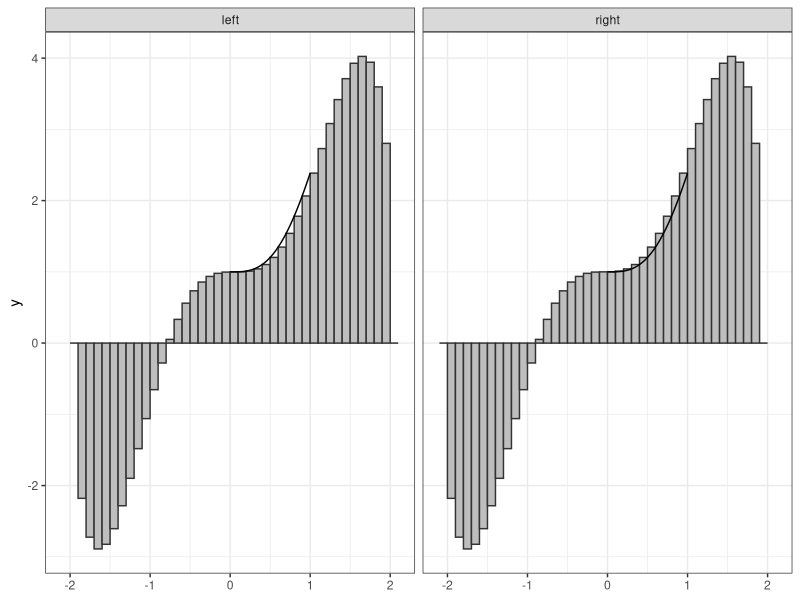

This figure's R source: (Note: this script raises an error after producing the figure.)
## ---- chunk 1
f <- function(x) {
    (x^3 * cos(x/2) + 1/2) * sqrt(4 - x^2)
}

## ---- chunk 2
res <- integrate(f, -2, 2, abs.tol = 1e-10)
# Get 10 digits:
sprintf("%0.09f", res$value)
## ---- chunk 3
library(tibble)
library(dplyr)
library(ggplot2)

from_left <- tibble(x = seq(-2, 2, .1), xmin = x, xmax = x + .1, y = f(x), type = "left")
from_right <- tibble(x = seq(-2, 2, .1), xmin = x - .1, xmax = x, y = f(x), type = "right")

rects <- bind_rows(from_left, from_right)

ggplot(rects, aes(xmin = xmin, xmax = xmax, ymin = 0, ymax = y)) +
  geom_rect(fill = "grey", color = "grey20") +
  facet_wrap(~type) +
  geom_function(fun = f) +
  theme_bw()

## ---- chunk 4
tol <- 10e-10/2
delta <- .5
n <- 0
iter_diff <- Inf # something big
area <- 0

# It's Always a good idea to have a maximum number of iterations to prevent
# while loops running forever.
while(iter_diff > tol & n < 100) {
  n <- n + 1
  delta <- delta/2
  from_left <- tibble(x = seq(-2, 2, delta), y = f(x),
                      xmin = x, xmax = x + delta, type = "left")
  from_right <- tibble(x = seq(-2, 2, delta), y = f(x),
                       xmin = x - delta, xmax = x, type = "right")

  rects <- bind_rows(from_left, from_right) %>%
    group_by(type) %>%
    summarize(area = sum(delta * (y - 0)))
  new_area <- mean(rects$area)
  # Calculate difference from previous iteration
  iter_diff <- abs(area - new_area)
  area <- new_area
}

sprintf("%0.09f", area)
## ---- chunk 5
mc_data <- tibble(x = runif(10000000, -2, 2), y = f(x)) %>%
  mutate(
    # Number of data values
    n = row_number(),
    # Sum of all data values up to that point
    ysum = cumsum(y),
    # Cumulative mean
    yavg = ysum/n,
    # Multiply by x range to get estimate
    est = (2 - (-2)) * yavg,
    err = pi - est
  )

# Ggplot isn't gonna like having 100 million points, so let's focus on the gist of this...
plot_data <- mc_data[c(1:1000, 
                       (101:999)*10, 
                       round(seq(10000, nrow(mc_data), length.out = 50000))),]
ggplot(plot_data,
       aes(x = n, y = est)) +
  geom_line() +
  geom_hline(aes(yintercept = pi), color = "red") +
  scale_x_log10()


# Get differences between successive iterations
diffs <- diff(mc_data$est)

# How many data points until we could stop?
# Get all iterations within tol of the answer from the next iteration
all_close_iterations <- which(abs(diffs) < tol)

# If we stop at the first time that 2 successive observations are within tol,
# we will stop too early
(npts <- min(all_close_iterations))
sprintf("%0.09f", mc_data$est[npts + 1])

# Safer - stop when you've got multiple times where you've hit the tolerance 
# threshold
sprintf("%0.09f", mc_data$est[all_close_iterations[1000]])
